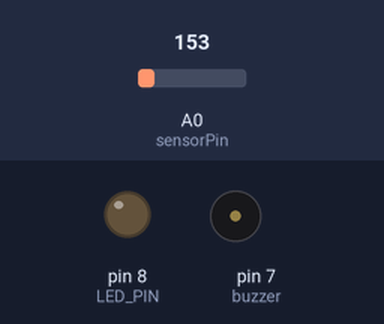
A sketch run on a simulated Arduino Uno, built with avr-gcc and run on an emulated ATmega328P. On the bench: output pins drawn as LEDs (lit = HIGH), buzzer (waves = sounding). The test bench sets the inputs (shaded band); at power-on: A0 (sensorPin) = 153. What the sketch prints to the serial monitor is not drawn.

Above: at 1.8 s.
1.9 s: A0 (sensorPin) set to 189
3.4 s: A0 (sensorPin) set to 211
At 4.4 s:
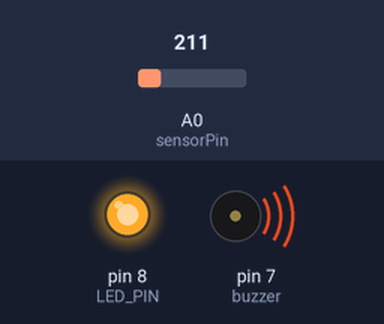
9.5 s: A0 (sensorPin) set to 221
Timing chart, 0 to 14.6 s (numbered marks = the images above; inputs shaded):
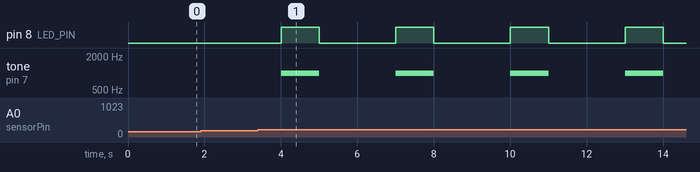

Measured:
- the behaviour switches between 204 and 205 on A0 (sensorPin) (found by bisection; images 0 and 1)
- after the input at 1.9 s, every drawn part: stays the same
- after the input at 3.4 s, pin 8 (LED_PIN): alternates HIGH for 1.0 s and LOW for 2.0 s, starting after 0.60 s; tone on pin 7 (buzzer): alternates 1000 Hz for 1.0 s and silent for 2.0 s, starting after 0.60 s

The sketch:

motor.ino
```cpp
// Define the analog pin, the TMP36's Vout pin is connected to
#define sensorPin A0
#define LED_PIN 8
const int buzzer = 7; //buzzer to arduino pin 9
int motorPin = 3;


void setup() {
  // Begin serial communication at 9600 baud rate
  pinMode(buzzer, OUTPUT); // Set buzzer - pin 9 as an output
  pinMode(LED_PIN, OUTPUT);

  digitalWrite(LED_PIN, LOW);
  Serial.begin(9600);
}

void loop() {
  // Get the voltage reading from the TMP36
  int reading = analogRead(sensorPin);

  // Convert that reading into voltage
  // Replace 5.0 with 3.3, if you are using a 3.3V Arduino
  float voltage = reading * (5.0 / 1024.0);

  // Convert the voltage into the temperature in Celsius
  float temperatureC = (voltage - 0.5) * 100;

  if(temperatureC > 30){
    digitalWrite(motorPin, HIGH);
  }
  if (temperatureC > 50){
    digitalWrite(LED_PIN, HIGH);
    tone(buzzer, 1000); // Send 1KHz sound signal...
    delay(1000);        // ...for 1 sec
    digitalWrite(LED_PIN, LOW);
    noTone(buzzer);     // Stop sound...
    delay(1000);        // ...for 1sec

    }


  // Print the temperature in Celsius
  Serial.print("Temperature: ");
  Serial.print(temperatureC);
  Serial.print("\xC2\xB0"); // shows degree symbol
  Serial.print("C  |  ");

  // Print the temperature in Fahrenheit
  //float temperatureF = (temperatureC * 9.0 / 5.0) + 32.0;
  //Serial.print(temperatureF);
  //Serial.print("\xC2\xB0"); // shows degree symbol
  //Serial.println("F");

  delay(1000); // wait a second between readings
}
```
